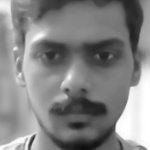
#> input picture data/faces/MAdhu/sample_1_4286591300946848216.jpg, 150 x 150 px, given in place of the camera
$ python run_demo.py
#> lines starting #> are read from the running program, lines starting #| are printed output that depends on the picture
### config.py
import os

# Base Directories
BASE_DIR = os.path.dirname(os.path.abspath(__file__))
DATA_DIR = os.path.join(BASE_DIR, 'data')
STATIC_DIR = os.path.join(BASE_DIR, 'static')
UPLOADS_DIR = os.path.join(STATIC_DIR, 'uploads')
FACES_DIR = os.path.join(DATA_DIR, 'faces')
DB_PATH = os.path.join(DATA_DIR, 'vision_guard.db')
HAAR_CASCADE_PATH = os.path.join(DATA_DIR, 'haarcascade_frontalface_default.xml')

# Ensure directories exist
for directory in [DATA_DIR, STATIC_DIR, UPLOADS_DIR, FACES_DIR]:
    os.makedirs(directory, exist_ok=True)

# Camera Settings
DEFAULT_CAMERA_INDEX = 0
FRAME_WIDTH = 640
FRAME_HEIGHT = 480
TARGET_FPS = 30

# Vision Guard Default Settings
DEFAULT_SETTINGS = {
    "active_mode": "intrusion",  # Options: 'intrusion', 'face', 'drowsiness', 'tracking'
    "motion_sensitivity": 25,    # Threshold for pixel variance
    "min_contour_area": 800,     # Minimum area to consider as motion (px)
    "roi": {"x": 50, "y": 50, "w": 300, "h": 300, "enabled": True}, # ROI Bounding Box in percentage or px
    "ear_threshold": 0.22,       # Eye Aspect Ratio threshold for drowsiness
    "ear_consec_frames": 20,     # Consecutive frames eyes must be closed
    "face_confidence_threshold": 65.0, # Confidence for face match (LBPH lower is better)
    "alert_sound": True,
    "save_snapshots": True,
    "cooldown_seconds": 3        # Cooldown between consecutive alert logs
}

### src/vision/camera.py
import cv2
import threading
import time
import os

class ThreadedCamera:
    """Threaded Camera reader that continuously captures frames in background to maintain low latency."""
    def __init__(self, source=0, width=640, height=480):
        self.source = source
        self.width = width
        self.height = height
        self.cap = None
        self.frame = None
        self.is_running = False
        self.thread = None
        self.fps = 0.0
        self._last_time = time.time()
        self._frame_count = 0
        self.using_fallback = False
        self._start_capture()

    def _start_capture(self):
        """Attempt to open camera source. If unavailable, open fallback video source or generate synthetic frame."""
        self.cap = cv2.VideoCapture(self.source)
        if not self.cap.isOpened():
            print(f"[Camera Warning] Failed to open camera source '{self.source}'. Trying secondary index or synthetic fallback.")
            self.cap = cv2.VideoCapture(1)

        if not self.cap.isOpened():
            # Check if sample video exists in data folder
            sample_path = os.path.join(os.path.dirname(os.path.dirname(os.path.dirname(__file__))), 'data', 'sample_video.mp4')
            if os.path.exists(sample_path):
                print(f"[Camera Info] Using sample video source: {sample_path}")
                self.cap = cv2.VideoCapture(sample_path)
                self.using_fallback = True
            else:
                self.using_fallback = True

        if self.cap and self.cap.isOpened():
            self.cap.set(cv2.CAP_PROP_FRAME_WIDTH, self.width)
            self.cap.set(cv2.CAP_PROP_FRAME_HEIGHT, self.height)
            ret, frame = self.cap.read()
#> frame is the input picture: shape (150, 150, 3); min 14, max 255, mean 132.2
            if ret and frame is not None:
                self.frame = cv2.resize(frame, (self.width, self.height))
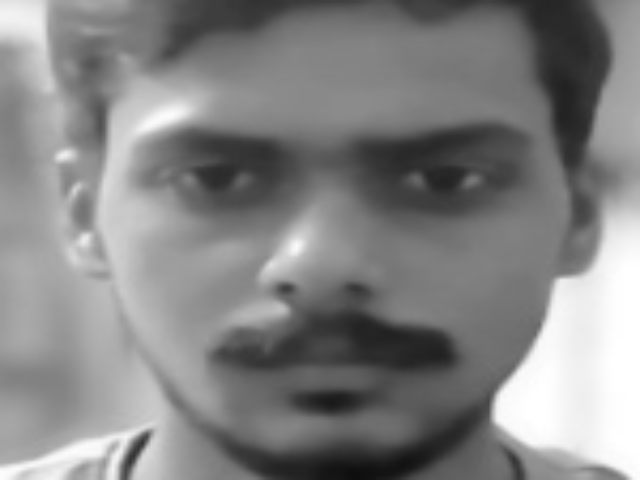
#> self.frame: shape (480, 640, 3); min 14, max 255, mean 132.1

        self.is_running = True
        self.thread = threading.Thread(target=self._update_loop, daemon=True)
        self.thread.start()

    def _update_loop(self):
        """Background thread loop for capturing frames continuously."""
        while self.is_running:
            if self.cap and self.cap.isOpened():
                ret, frame = self.cap.read()
                if ret and frame is not None:
                    self.frame = cv2.resize(frame, (self.width, self.height))
                    self._update_fps()
                else:
                    # If video file reached end, rewind
                    if self.using_fallback or isinstance(self.source, str):
                        self.cap.set(cv2.CAP_PROP_POS_FRAMES, 0)
                    time.sleep(0.03)
            else:
                # Generate synthetic test pattern frame if camera fails completely
                self.frame = self._generate_synthetic_frame()
                self._update_fps()
                time.sleep(0.033)

    def _update_fps(self):
        self._frame_count += 1
        now = time.time()
        elapsed = now - self._last_time
        if elapsed >= 1.0:
            self.fps = self._frame_count / elapsed
            self._frame_count = 0
            self._last_time = now

    # [40 lines left out: functions _generate_synthetic_frame, get_frame, not called in this run]

    def get_fps(self):
        return self.fps

    # [4 lines left out: function stop, not called in this run]

### src/vision/face_guard.py
import cv2
import os
import numpy as np

class FaceGuard:
    """Access Guard: AI Face Detection, Registration & LBPH Recognition Engine."""
    def __init__(self, faces_dir, confidence_threshold=65.0):
        self.faces_dir = faces_dir
        self.confidence_threshold = confidence_threshold

        # Load Haar Cascade
        cascade_path = cv2.data.haarcascades + 'haarcascade_frontalface_default.xml'
        self.face_cascade = cv2.CascadeClassifier(cascade_path)

        # LBPH Recognizer
        self.recognizer = cv2.face.LBPHFaceRecognizer_create()
        self.label_map = {} # id -> person_name
        self.is_trained = False

        # Load pre-saved dataset if available
        self.train_model()

    def train_model(self):
        """Train LBPH Face Recognizer from saved images in faces_dir."""
        faces = []
        labels = []
        label_id = 0
        self.label_map = {}

        if not os.path.exists(self.faces_dir):
            os.makedirs(self.faces_dir, exist_ok=True)

        person_folders = [f for f in os.listdir(self.faces_dir) if os.path.isdir(os.path.join(self.faces_dir, f))]

        for person_name in person_folders:
            person_path = os.path.join(self.faces_dir, person_name)
            self.label_map[label_id] = person_name

            for img_name in os.listdir(person_path):
                img_path = os.path.join(person_path, img_name)
                img = cv2.imread(img_path, cv2.IMREAD_GRAYSCALE)
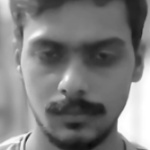
#> input picture data/faces/MAdhu/sample_0_2955365218916740512.jpg, 150 x 150 px
#> img is the input picture: shape (150, 150); min 10, max 255, mean 125.1
                if img is not None:
                    img_resized = cv2.resize(img, (150, 150))
                    faces.append(img_resized)
                    labels.append(label_id)

            label_id += 1
#> label_id = 1

        if len(faces) > 0:
            self.recognizer.train(faces, np.array(labels))
            self.is_trained = True
            print(f"[FaceGuard] Trained on {len(faces)} samples across {len(self.label_map)} persons.")
        else:
            self.is_trained = False

    # [70 lines left out: functions save_face_sample, process_frame, not called in this run]

### src/vision/motion_detector.py
import cv2
import numpy as np

class MotionDetector:
    """Intrusion & Motion Detection Engine with Customizable ROI (Region of Interest) Guard Zones."""
    def __init__(self, sensitivity=25, min_area=800):
        self.sensitivity = sensitivity
        self.min_area = min_area
        self.bg_subtractor = cv2.createBackgroundSubtractorMOG2(history=500, varThreshold=sensitivity, detectShadows=True)
        self.last_intruding_boxes = []

    # [85 lines left out: functions update_settings, process_frame, not called in this run]

### src/vision/drowsiness_guard.py
import cv2
import numpy as np

class DrowsinessGuard:
    """Eye Aspect Ratio (EAR) & Fatigue Monitor for Workplace Safety and Driver Eye Guard."""
    def __init__(self, ear_threshold=0.22, consec_frames=20):
        self.ear_threshold = ear_threshold
        self.consec_frames = consec_frames
        self.closed_frame_counter = 0
        self.total_blinks = 0
        self.is_eyes_closed = False

        # Attempt to load MediaPipe face mesh
        self.mp_face_mesh = None
        try:
            import mediapipe as mp
            self.mp_face_mesh = mp.solutions.face_mesh.FaceMesh(
                max_num_faces=1,
                refine_landmarks=True,
                min_detection_confidence=0.5,
                min_tracking_confidence=0.5
            )
            print("[DrowsinessGuard] MediaPipe Face Mesh initialized.")
        except Exception as e:
            print(f"[DrowsinessGuard] MediaPipe not available ({e}), falling back to OpenCV Haar Eye cascade.")

        # OpenCV Haar Eye Cascade fallback
        eye_cascade_path = cv2.data.haarcascades + 'haarcascade_eye.xml'
        self.eye_cascade = cv2.CascadeClassifier(eye_cascade_path)

    def _euclidean_dist(self, pt1, pt2):
        return np.linalg.norm(np.array(pt1) - np.array(pt2))

    # [79 lines left out: functions _calculate_ear_landmarks, process_frame, not called in this run]

### run_demo.py
import cv2
import time
import os
import sys

from config import DEFAULT_SETTINGS, FACES_DIR, UPLOADS_DIR, FRAME_WIDTH, FRAME_HEIGHT
from src.utils import draw_hud_header, draw_alert_banner
from src.vision.camera import ThreadedCamera
from src.vision.motion_detector import MotionDetector
from src.vision.face_guard import FaceGuard
from src.vision.drowsiness_guard import DrowsinessGuard
from src.vision.tracker import CentroidTracker

def main():
    print("=========================================================")
    print("  VISION GUARD - STANDALONE OPENCV NATIVE WINDOW DEMO")
    print("=========================================================")
    print("Keyboard Shortcuts:")
    print("  [1] Switch to Perimeter Intrusion Guard")
    print("  [2] Switch to Access Face Recognition Guard")
    print("  [3] Switch to Drowsiness & Fatigue Guard")
    print("  [4] Switch to Motion Analytics Tracker")
    print("  [q] Quit Application")
    print("=========================================================\n")

    settings = DEFAULT_SETTINGS.copy()
    camera = ThreadedCamera(source=0, width=FRAME_WIDTH, height=FRAME_HEIGHT)
    motion_detector = MotionDetector(sensitivity=settings["motion_sensitivity"], min_area=settings["min_contour_area"])
    face_guard = FaceGuard(faces_dir=FACES_DIR, confidence_threshold=settings["face_confidence_threshold"])
    drowsiness_guard = DrowsinessGuard(ear_threshold=settings["ear_threshold"], consec_frames=settings["ear_consec_frames"])
    tracker = CentroidTracker()

    mode = "intrusion"

    try:
        while True:
            frame = camera.get_frame()
            if frame is None:
                time.sleep(0.03)
                continue

            fps = camera.get_fps()
            alert_triggered = False
            alert_title = ""
            alert_msg = ""
            alert_type = ""

            if mode == "intrusion":
                frame, is_intrusion, breach_boxes = motion_detector.process_frame(frame, settings.get("roi"))
                if is_intrusion:
                    alert_triggered = True
                    alert_type = "Intrusion"
                    alert_title = "RESTRICTED AREA BREACH"
                    alert_msg = "Motion detected in security ROI zone!"

            elif mode == "face":
                frame, unknown_detected, faces_list = face_guard.process_frame(frame)
                if unknown_detected:
                    alert_triggered = True
                    alert_type = "Unknown Face"
                    alert_title = "UNAUTHORIZED PERSON"
                    alert_msg = "Unregistered face detected!"

            elif mode == "drowsiness":
                frame, is_drowsy, stats = drowsiness_guard.process_frame(frame)
                if is_drowsy:
                    alert_triggered = True
                    alert_type = "Drowsiness"
                    alert_title = "FATIGUE ALARM"
                    alert_msg = "Eye closure detected!"

            elif mode == "tracking":
                _, _, breach_boxes = motion_detector.process_frame(frame.copy(), None)
                frame, object_count = tracker.render_analytics(frame, breach_boxes)

            if alert_triggered:
                frame = draw_alert_banner(frame, alert_msg, alert_type=alert_title)

            frame = draw_hud_header(frame, title="VISION GUARD AI", mode=mode, fps=fps)

            cv2.imshow("Vision Guard - OpenCV Interactive Window", frame)

            key = cv2.waitKey(1) & 0xFF
            if key == ord('q'):
                break
            elif key == ord('1'):
                mode = "intrusion"
                print("Switched to Intrusion Mode")
            elif key == ord('2'):
                mode = "face"
                print("Switched to Face Recognition Mode")
            elif key == ord('3'):
                mode = "drowsiness"
                print("Switched to Drowsiness Mode")
            elif key == ord('4'):
                mode = "tracking"
                print("Switched to Tracking Mode")

    finally:
        camera.stop()
        cv2.destroyAllWindows()
        print("Vision Guard stopped clean.")

if __name__ == "__main__":
    main()
#> (the call stopped at in __init__, `self.mp_face_mesh = mp.solutions.face_mesh.FaceMesh( max_num_faces=1, ..`: mediapipe is not available in this run)
